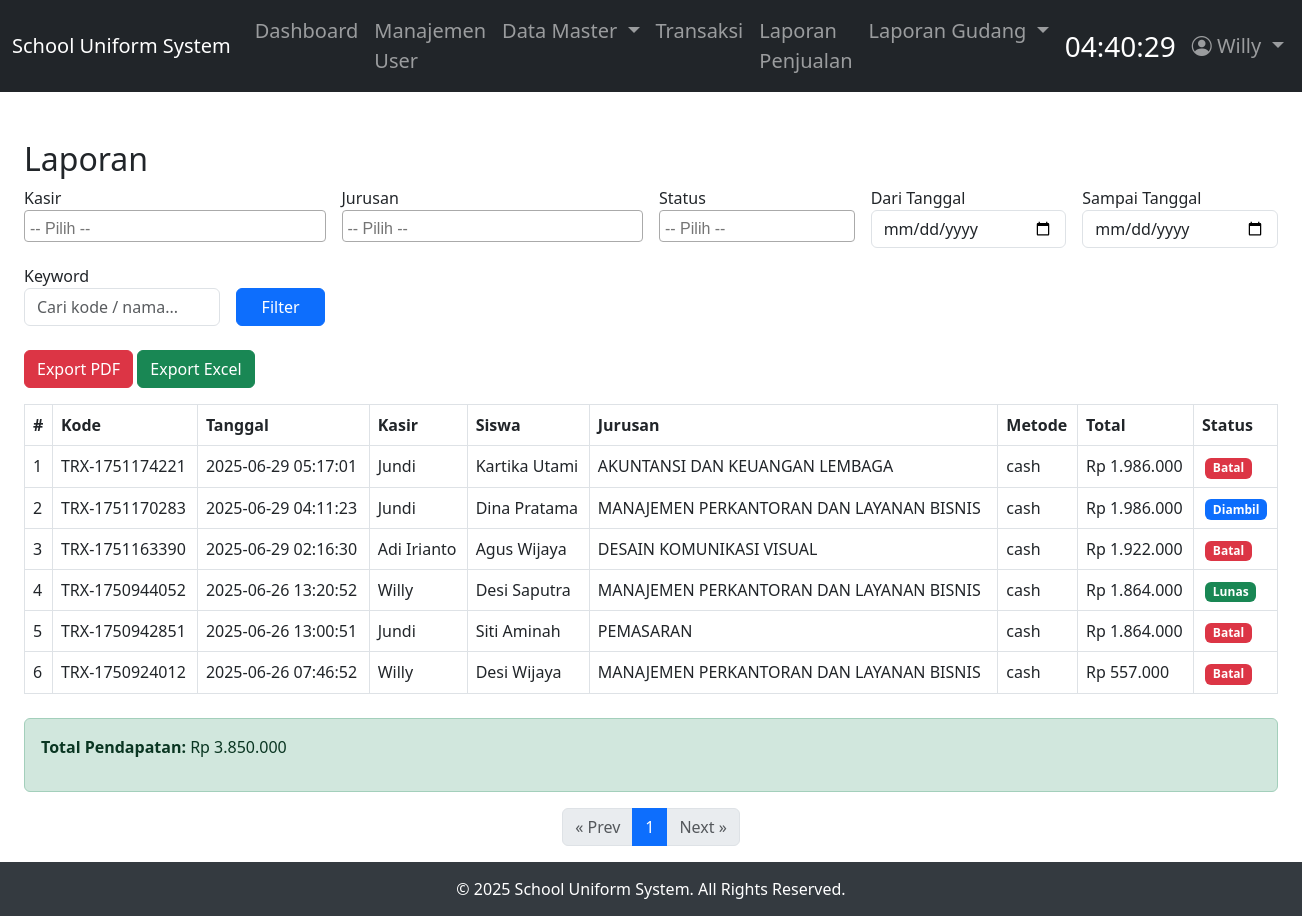
The app's page /laporan (signed in), older data.
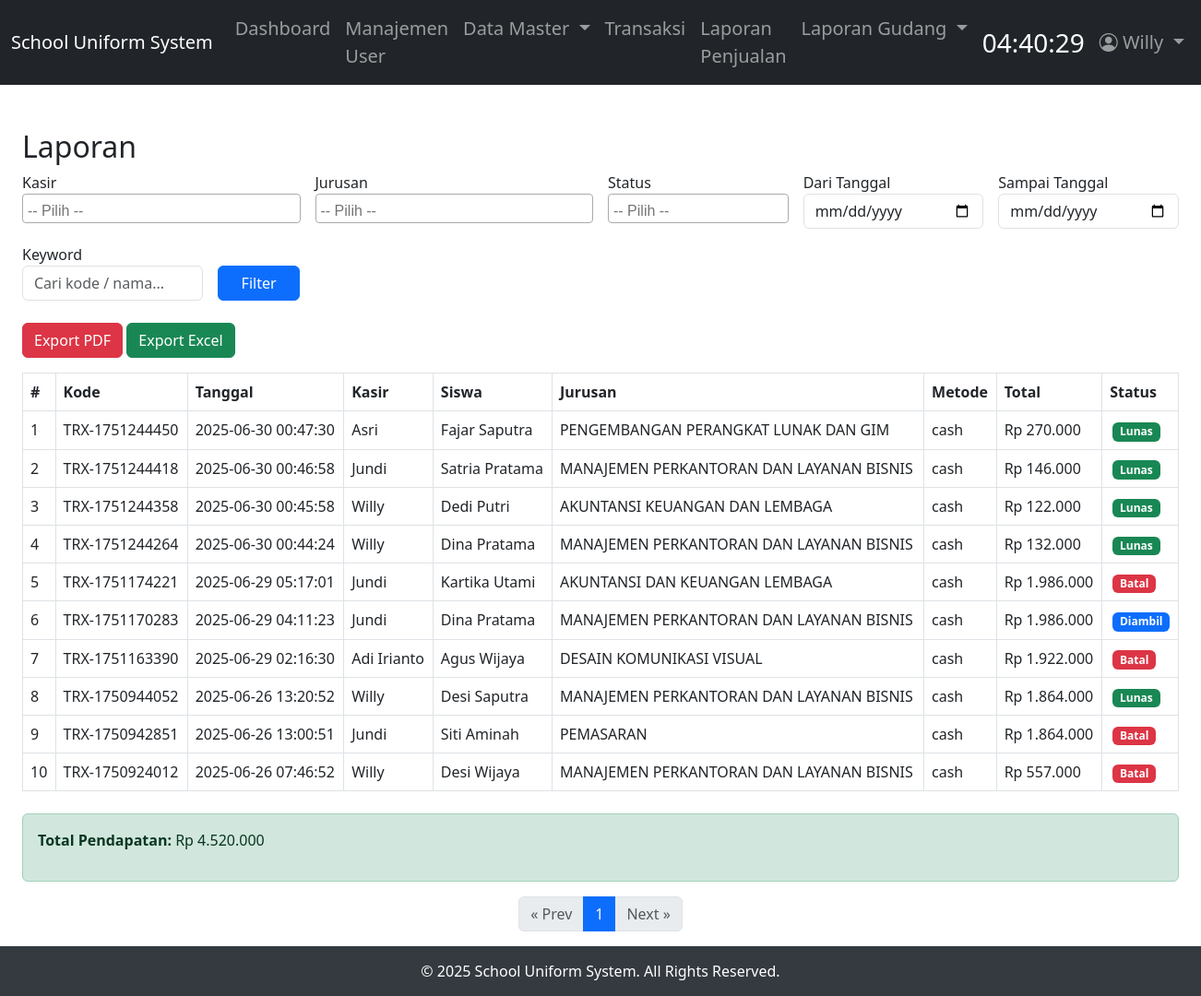
The same page, newer data.
### tables this page shows
CREATE TABLE IF NOT EXISTS `transaksi` (
  `id` int NOT NULL AUTO_INCREMENT,
  `kode_transaksi` varchar(30) NOT NULL,
  `tanggal_transaksi` timestamp NULL DEFAULT CURRENT_TIMESTAMP,
  `kasir_id` int NOT NULL,
  `siswa_id` int NOT NULL,
  `metode_pembayaran` enum('cash','qris') NOT NULL,
  `total_harga` decimal(10,0) NOT NULL,
  `bukti_pembayaran` varchar(255) DEFAULT NULL,
  `status` enum('lunas','batal','diambil') DEFAULT 'lunas',
  `diambil` tinyint(1) DEFAULT NULL,
  `created_at` timestamp NOT NULL DEFAULT CURRENT_TIMESTAMP,
  `updated_at` timestamp NULL DEFAULT CURRENT_TIMESTAMP ON UPDATE CURRENT_TIMESTAMP,
  PRIMARY KEY (`id`),
  UNIQUE KEY `kode_transaksi` (`kode_transaksi`),
  KEY `kasir_id` (`kasir_id`),
  KEY `siswa_id` (`siswa_id`)
);

CREATE TABLE IF NOT EXISTS `users` (
  `id` int NOT NULL AUTO_INCREMENT,
  `username` varchar(50) NOT NULL,
  `password` varchar(255) NOT NULL,
  `nama` varchar(100) NOT NULL,
  `role` enum('admin','kasir','gudang') NOT NULL DEFAULT 'kasir',
  `last_login` datetime DEFAULT NULL,
  `last_ip` varchar(45) DEFAULT NULL,
  `login_attempts` int DEFAULT '0',
  `locked_until` datetime DEFAULT NULL,
  `created_at` timestamp NULL DEFAULT CURRENT_TIMESTAMP,
  `updated_at` timestamp NULL DEFAULT CURRENT_TIMESTAMP ON UPDATE CURRENT_TIMESTAMP,
  PRIMARY KEY (`id`),
  UNIQUE KEY `username` (`username`)
);

CREATE TABLE IF NOT EXISTS `siswa` (
  `id` int NOT NULL AUTO_INCREMENT,
  `no_pendaftaran` varchar(30) NOT NULL,
  `nis` varchar(20) NOT NULL,
  `nama` varchar(100) NOT NULL,
  `jenis_kelamin` enum('L','P') NOT NULL,
  `jurusan` varchar(50) NOT NULL,
  `wali` varchar(100) DEFAULT NULL,
  `no_hp` varchar(15) DEFAULT NULL,
  `created_at` timestamp NULL DEFAULT CURRENT_TIMESTAMP,
  `updated_at` timestamp NULL DEFAULT CURRENT_TIMESTAMP ON UPDATE CURRENT_TIMESTAMP,
  PRIMARY KEY (`id`),
  UNIQUE KEY `no_pendaftaran` (`no_pendaftaran`),
  UNIQUE KEY `nis` (`nis`)
);

### app/core/Controller.php (called while the page is built, shortened)
<?php
class Controller
{
    public function view(string $view, array $data = []): void
    {
        $viewPath = "../app/views/{$view}.php";
        extract($data);
        require_once $viewPath;
    }
}

### app/controllers/Laporan.php (called while the page is built, shortened)
<?php
class Laporan extends Controller
{
    private Laporan_model $laporanModel;
    public function __construct()
    {
        $this->laporanModel = $this->model('Laporan_model');
    }
    public function index()
    {
        $role    = $_SESSION['role'];
        $userId  = $_SESSION['user_id'];
        $data['judul'] = 'Laporan';
        $limit       = isset($_GET['limit']) ? (int)$_GET['limit'] : 10;
        $currentPage = isset($_GET['page'])  ? max(1, (int)$_GET['page']) : 1;
        $offset      = ($currentPage - 1) * $limit;
        $rawKasir   = $_GET['kasir']   ?? [];
        $rawJur     = $_GET['jurusan'] ?? [];
        $rawStatus  = $_GET['status']  ?? [];
        $filters = [
            'dari'    => $_GET['dari']     ?? '',
            'sampai'  => $_GET['sampai']   ?? '',
            'kasir'   => is_array($rawKasir)  ? $rawKasir  : (empty($rawKasir) ? [] : [$rawKasir]),
            'jurusan' => is_array($rawJur)    ? $rawJur    : (empty($rawJur)   ? [] : [$rawJur]),
            'status'  => is_array($rawStatus) ? $rawStatus : (empty($rawStatus) ? [] : [$rawStatus]),
            'keyword' => $_GET['keyword']   ?? '',
            'limit'   => $limit,
            'offset'  => $offset,
        ];
        $data['list_kasir']   = $this->laporanModel->getAllKasir();
        $data['list_jurusan'] =  $this->laporanModel->getAllJurusan();
        $data['laporan']     =  $this->laporanModel->getLaporanTransaksi($filters, $role, $userId);
        $data['summary']     =  $this->laporanModel->getSummaryTransaksi($filters, $role, $userId);
        $totalRows           =  $this->laporanModel->countLaporanTransaksi($filters, $role, $userId);
        $data['totalPages']  = (int)ceil($totalRows / $limit);
        $data['currentPage'] = $currentPage;
        $data['filters']     = $filters;
        $data['role']        = $role;
        $this->view('laporan/index', $data);
    }
}

### app/core/App.php (called while the page is built, shortened)
<?php
class App
{
    protected string $method = 'index';
    public function __construct()
    {
        $url = $this->parseURL();
        if (!empty($url) && file_exists("../app/controllers/" . ucfirst($url[0]) . ".php")) {
            unset($url[0]);
        } elseif (!empty($url)) {
            $this->controller = 'Error404';
        }
        $this->controllerInstance = new $this->controller;
        $this->params = !empty($url) ? array_values($url) : [];
        try {
            call_user_func_array([$this->controllerInstance, $this->method], $this->params);
        } catch (Throwable $e) {
            echo "Terjadi kesalahan saat menjalankan aplikasi: " . $e->getMessage();
        }
    }
    public function parseURL(): array
    {
        return explode('/', filter_var(rtrim($_GET['url'], '/'), FILTER_SANITIZE_URL));
    }
}

### public/index.php (called while the page is built, shortened)
<?php
$app = new App;

### app/core/Database.php (called while the page is built, shortened)
<?php
class Database
{
    private static ?Database $instance = null;
    private string $host = DB_HOST;
    private string $user = DB_USER;
    private string $pass = DB_PASS;
    private string $db_name = DB_NAME;
    private PDO $dbh;
    private ?PDOStatement $stmt = null;
    private string $lastQuery = '';
    private array $lastParams = [];
    private function __construct()
    {
        $dsn = "mysql:host={$this->host};dbname={$this->db_name}";
        $options = [
            PDO::ATTR_PERSISTENT => true,
            PDO::ATTR_ERRMODE    => PDO::ERRMODE_EXCEPTION,
        ];
        try {
            $this->dbh = new PDO($dsn, $this->user, $this->pass, $options);
        } catch (PDOException $e) {
            Logger::logError($e, 'DB Connection Failed');
            die("DB Connection Error: " . $e->getMessage());
        }
    }
    public static function getInstance(): self
    {
        if (self::$instance === null) {
            self::$instance = new self();
        }
        return self::$instance;
    }
    public function query(string $query): void
    {
        $this->lastQuery = $query;
        $this->lastParams = [];
        $this->stmt = $this->dbh->prepare($query);
    }
    public function execute(array $params = []): bool
    {
        try {
            $result = $this->stmt->execute($params ?: $this->lastParams);
            return $result;
        } catch (PDOException $e) {
            Logger::logError($e, $this->lastQuery);
            return false;
        }
    }
    public function resultSet(): array
    {
        return $this->execute() ? $this->stmt->fetchAll(PDO::FETCH_ASSOC) : [];
    }
}

### app/core/BaseModel.php (called while the page is built, shortened)
<?php
abstract class BaseModel
{
    protected Database $db;
    public function __construct()
    {
        $this->db = Database::getInstance();
    }
    protected function fetchAll(string $query, array $params = []): array
    {
        try {
            $this->db->query($query);
            $result = $this->db->resultSet();
            return $result;
        } catch (PDOException $e) {
            Logger::logError($e, 'FetchAll Query');
            return [];
        }
    }
    protected function fetchOne(string $query, array $params = []): mixed
    {
        try {
            $this->db->query($query);
            $result = $this->db->single();
            return $result;
        } catch (PDOException $e) {
            Logger::logError($e, 'FetchOne Query');
            return null;
        }
    }
}

### app/models/Laporan_model.php (called while the page is built, shortened)
<?php
class Laporan_model extends BaseModel
{
    public function getLaporanTransaksi(array $f, string $role, int $me): array
    {
        $sql = "
            SELECT
              t.*,
              u.username AS kasir,
              u.nama AS namakasir,
              s.nama     AS siswa,
              s.jurusan
            FROM transaksi t
            JOIN users   u ON t.kasir_id = u.id
            JOIN siswa   s ON t.siswa_id = s.id
            WHERE 1=1
        ";
        $params = [];
        $sortField     = in_array($f['sort_by'] ?? '', $this->getAllowedSortFields())
            ? $f['sort_by']
            : 't.tanggal_transaksi';
        $sortDirection = strtoupper($f['sort_dir'] ?? '') === 'ASC' ? 'ASC' : 'DESC';
        $sql .= " ORDER BY $sortField $sortDirection";
        $limit  = (int)($f['limit']  ?? 15);
        $offset = (int)($f['offset'] ?? 0);
        $sql   .= " LIMIT $limit OFFSET $offset";
        return $this->fetchAll($sql, $params);
    }
}

### app/views/laporan/index.php (the view, shortened to what the rows shown need)
<link href="https://cdn.jsdelivr.net/npm/select2@4.1.0-rc.0/dist/css/select2.min.css" rel="stylesheet" />
<div class="container mt-4">
    <h2>Laporan</h2>
    <div id="laporanTable">
        <?php if ($data['role'] === 'admin' || $data['role'] === 'kasir'): ?>
            <table class="table table-bordered">
                <thead>
                    <tr>
                        <th>#</th>
                        <th>Kode</th>
                        <th>Tanggal</th>
                        <th>Kasir</th>
                        <th>Siswa</th>
                        <th>Jurusan</th>
                        <th>Metode</th>
                        <th>Total</th>
                        <th>Status</th>
                    </tr>
                </thead>
                <tbody>
                    <?php $no = ($data['currentPage'] - 1) * $data['filters']['limit'] + 1; ?>
                    <?php foreach ($data['laporan'] as $row):
                        $status = $row['status'];
                        switch ($status) {
                            case 'lunas':
                                $badgeClass = 'badge bg-success';
                                break;
                            case 'diambil':
                                $badgeClass = 'badge bg-primary';
                                break;
                            case 'batal':
                                $badgeClass = 'badge bg-danger';
                                break;
                        }
                    ?>
                        <tr>
                            <td><?= $no++ ?></td>
                            <td><?= htmlspecialchars($row['kode_transaksi']) ?></td>
                            <td><?= $row['tanggal_transaksi'] ?></td>
                            <td><?= htmlspecialchars($row['namakasir']) ?></td>
                            <td><?= htmlspecialchars($row['siswa']) ?></td>
                            <td><?= htmlspecialchars($row['jurusan']) ?></td>
                            <td><?= htmlspecialchars($row['metode_pembayaran']) ?></td>
                            <td>Rp <?= number_format($row['total_harga'], 0, ',', '.') ?></td>
                            <td><span class="<?= $badgeClass ?>">
                                    <?= ucfirst($status) ?>
                                </span></td>
                        </tr>
                    <?php endforeach; ?>
                </tbody>
            </table>
        <?php endif; ?>
    </div>
</div>

Row changes from the older to the newer data that the page shows:
added transaksi: kode_transaksi "TRX-1751244450", tanggal_transaksi "2025-06-30 00:47:30", users.nama "Asri", siswa.nama "Fajar Saputra", siswa.jurusan "PENGEMBANGAN PERANGKAT LUNAK DAN GIM", metode_pembayaran "cash", total_harga "270.000", status "Lunas"
added transaksi: kode_transaksi "TRX-1751244418", tanggal_transaksi "2025-06-30 00:46:58", users.nama "Jundi", siswa.nama "Satria Pratama", siswa.jurusan "MANAJEMEN PERKANTORAN DAN LAYANAN BISNIS", metode_pembayaran "cash", total_harga "146.000", status "Lunas"
added transaksi: kode_transaksi "TRX-1751244358", tanggal_transaksi "2025-06-30 00:45:58", users.nama "Willy", siswa.nama "Dedi Putri", siswa.jurusan "AKUNTANSI KEUANGAN DAN LEMBAGA", metode_pembayaran "cash", total_harga "122.000", status "Lunas"
added transaksi: kode_transaksi "TRX-1751244264", tanggal_transaksi "2025-06-30 00:44:24", users.nama "Willy", siswa.nama "Dina Pratama", siswa.jurusan "MANAJEMEN PERKANTORAN DAN LAYANAN BISNIS", metode_pembayaran "cash", total_harga "132.000", status "Lunas"
Text that changed along with them:
$sum['total_pendapatan']: "3.850.000" → "4.520.000"
